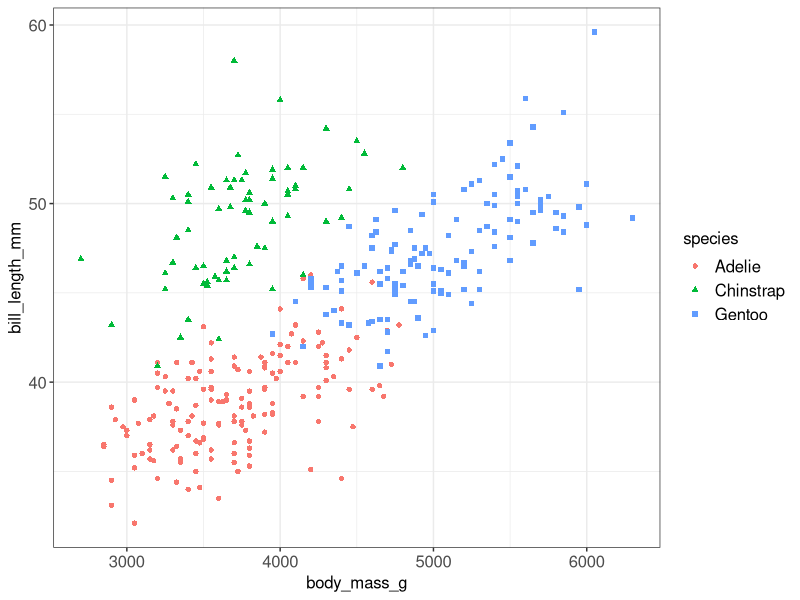
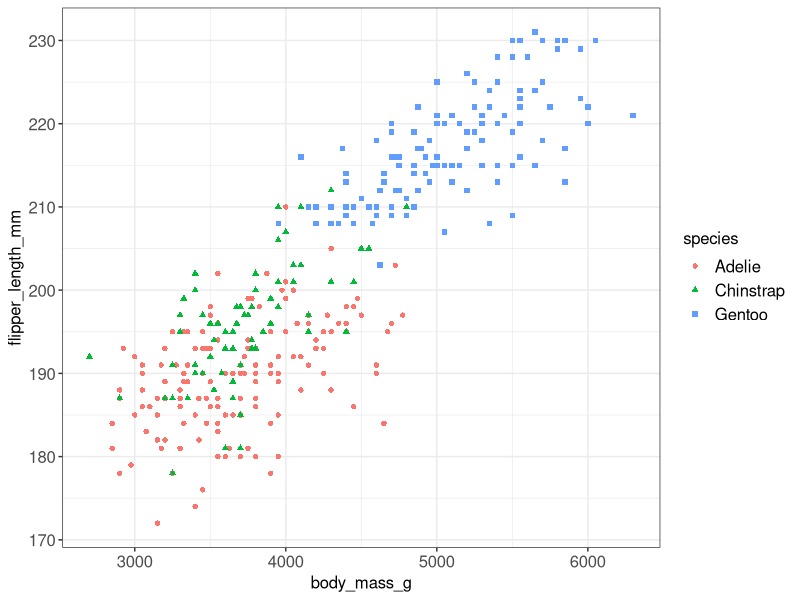

Generate these figures, in order, with R:
## ---- chunk 1
knitr::opts_chunk$set(echo = TRUE,
                      warning = FALSE,
                      message = FALSE)
## ---- chunk 2
library(palmerpenguins)
library(tidyverse)
## ---- chunk 3
bmratio <- function(data, body_mass, length) { 
  ratio <- data %>% 
    mutate(body_mass_ratio = {{body_mass}} / {{length}}) %>% #makes new column 
    relocate(body_mass_ratio, .before = {{body_mass}}) #moves new column 
  return(ratio)
}

## ---- chunk 4
bmratio(data = penguins, body_mass = body_mass_g, length = bill_length_mm) #body mass to bill length ratio
## ---- chunk 5
bmratio(data = penguins, body_mass = body_mass_g, length = flipper_length_mm) #body mass to flipper length ratio
## ---- chunk 6
myplot<-function(data, x, y, group){ #assigns variables
  data<-data %>% 
    drop_na({{group}}) #removes NAs
  ggplot(data, #assigns dataframe
         aes(x = {{x}}, y = {{y}}, #assigns variables 
             color = {{group}}, #assigns colors and shapes to groups 
             fill = {{group}}, 
             shape = {{group}})) + 
    geom_point() + #creates scatter plot
    theme_bw() + #sets theme
    theme(axis.title = element_text(size = 12), #changes font sizes
          axis.text = element_text(size = 12),
          legend.title = element_text(size = 12),
          legend.text = element_text(size = 12))
}
## ---- chunk 7
myplot(data = penguins, 
       x = body_mass_g, 
       y = bill_length_mm,
       group = species)
## ---- chunk 8
myplot(data = penguins, 
       x = body_mass_g, 
       y = flipper_length_mm,
       group = species)
